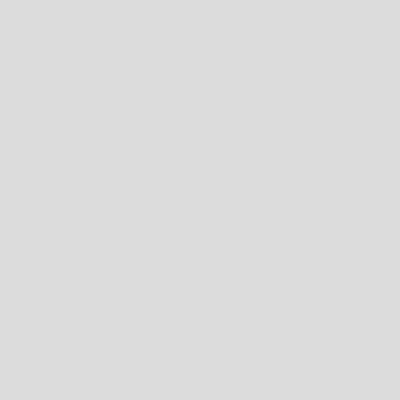
Frame 1 (no input)
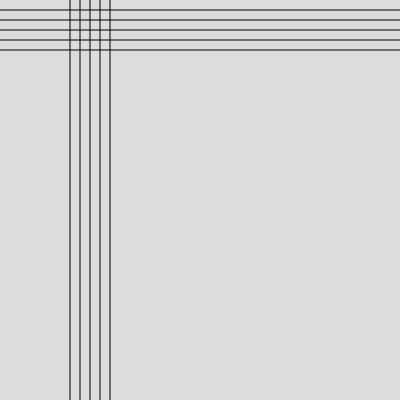
Frame 60 (no input)
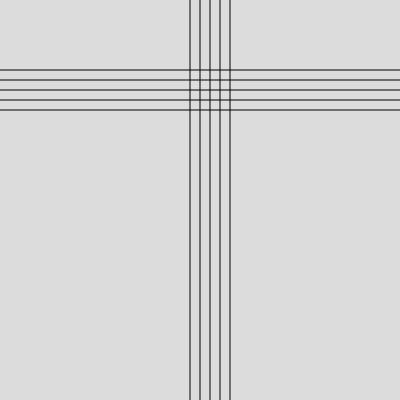
Frame 120 (the mouse pressed at the canvas centre since frame 60)

The p5.js sketch that drew these frames (run headless with seeded random() and noise() and a simulated clock; from frame 60 on, the mouse is pressed at the canvas centre):

// p5.js sketch
// ── sketch.js
function setup() {
  createCanvas(400, 400);
  
}

let vlin=0;
let xlin=0;

function draw() {
  background(220);
  vlin+=1;
  xlin+=2;
  for(let i=5;i>0;i--){
    line(0,vlin-i*10,width,vlin-i*10);
  }
  for(let i=5;i>0;i--){
    line(xlin-i*10,0,xlin-i*10,height)
  }

}
